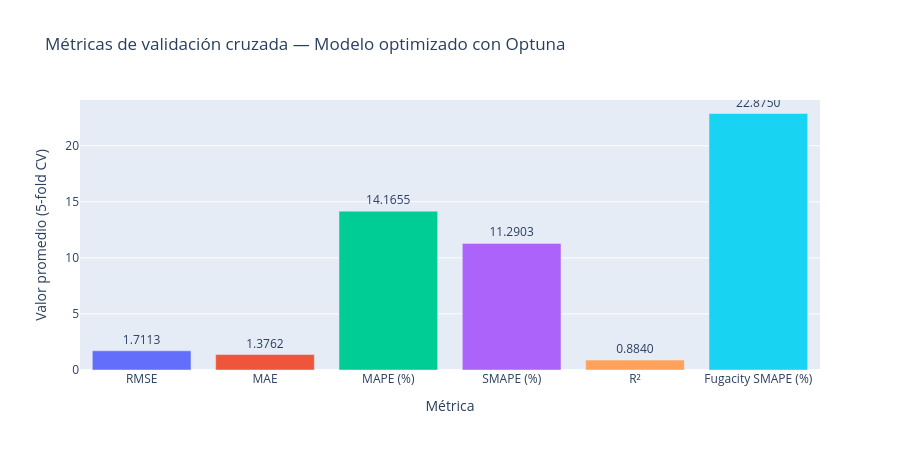

The cell this chart's notebook holds for it:
### Code cell
df_metrics = pl.DataFrame(
    {
        'Métrica': ['RMSE', 'MAE', 'MAPE (%)', 'SMAPE (%)', 'R²', 'Fugacity SMAPE (%)'],
        'Valor': [rmse_cv, mae_cv, mape_cv, smape_cv, r2_cv, fugacity_smape_cv],
    }
)

fig = px.bar(
    df_metrics,
    x='Métrica',
    y='Valor',
    text_auto='.4f',
    color='Métrica',
    title='Métricas de validación cruzada — Modelo optimizado con Optuna',
    labels={'Valor': 'Valor promedio (5-fold CV)'},
)
fig.update_traces(textposition='outside')
fig.update_layout(showlegend=False, height=450)
fig.show()

### Figure 1 — Plotly figure (JSON) as saved in the notebook; plotly's stock layout.template omitted (floating-point values rounded to 4 significant figures)
{"data": [{"hovertemplate": "Métrica=%{x}<br>Valor promedio (5-fold CV)=%{y}<extra></extra>", "legendgroup": "RMSE", "marker": {"color": "#636efa", "pattern": {"shape": ""}}, "name": "RMSE", "orientation": "v", "showlegend": true, "textposition": "outside", "texttemplate": "%{y:.4f}", "type": "bar", "x": ["RMSE"], "xaxis": "x", "y": [1.711], "yaxis": "y"}, {"hovertemplate": "Métrica=%{x}<br>Valor promedio (5-fold CV)=%{y}<extra></extra>", "legendgroup": "MAE", "marker": {"color": "#EF553B", "pattern": {"shape": ""}}, "name": "MAE", "orientation": "v", "showlegend": true, "textposition": "outside", "texttemplate": "%{y:.4f}", "type": "bar", "x": ["MAE"], "xaxis": "x", "y": [1.376], "yaxis": "y"}, {"hovertemplate": "Métrica=%{x}<br>Valor promedio (5-fold CV)=%{y}<extra></extra>", "legendgroup": "MAPE (%)", "marker": {"color": "#00cc96", "pattern": {"shape": ""}}, "name": "MAPE (%)", "orientation": "v", "showlegend": true, "textposition": "outside", "texttemplate": "%{y:.4f}", "type": "bar", "x": ["MAPE (%)"], "xaxis": "x", "y": [14.17], "yaxis": "y"}, {"hovertemplate": "Métrica=%{x}<br>Valor promedio (5-fold CV)=%{y}<extra></extra>", "legendgroup": "SMAPE (%)", "marker": {"color": "#ab63fa", "pattern": {"shape": ""}}, "name": "SMAPE (%)", "orientation": "v", "showlegend": true, "textposition": "outside", "texttemplate": "%{y:.4f}", "type": "bar", "x": ["SMAPE (%)"], "xaxis": "x", "y": [11.29], "yaxis": "y"}, {"hovertemplate": "Métrica=%{x}<br>Valor promedio (5-fold CV)=%{y}<extra></extra>", "legendgroup": "R²", "marker": {"color": "#FFA15A", "pattern": {"shape": ""}}, "name": "R²", "orientation": "v", "showlegend": true, "textposition": "outside", "texttemplate": "%{y:.4f}", "type": "bar", "x": ["R²"], "xaxis": "x", "y": [0.884], "yaxis": "y"}, {"hovertemplate": "Métrica=%{x}<br>Valor promedio (5-fold CV)=%{y}<extra></extra>", "legendgroup": "Fugacity SMAPE (%)", "marker": {"color": "#19d3f3", "pattern": {"shape": ""}}, "name": "Fugacity SMAPE (%)", "orientation": "v", "showlegend": true, "textposition": "outside", "texttemplate": "%{y:.4f}", "type": "bar", "x": ["Fugacity SMAPE (%)"], "xaxis": "x", "y": [22.88], "yaxis": "y"}], "layout": {"barmode": "relative", "height": 450, "legend": {"title": {"text": "Métrica"}, "tracegroupgap": 0}, "showlegend": false, "title": {"text": "Métricas de validación cruzada — Modelo optimizado con Optuna"}, "xaxis": {"anchor": "y", "categoryarray": ["RMSE", "MAE", "MAPE (%)", "SMAPE (%)", "R²", "Fugacity SMAPE (%)"], "categoryorder": "array", "domain": [0, 1], "title": {"text": "Métrica"}}, "yaxis": {"anchor": "x", "domain": [0, 1], "title": {"text": "Valor promedio (5-fold CV)"}}}}
